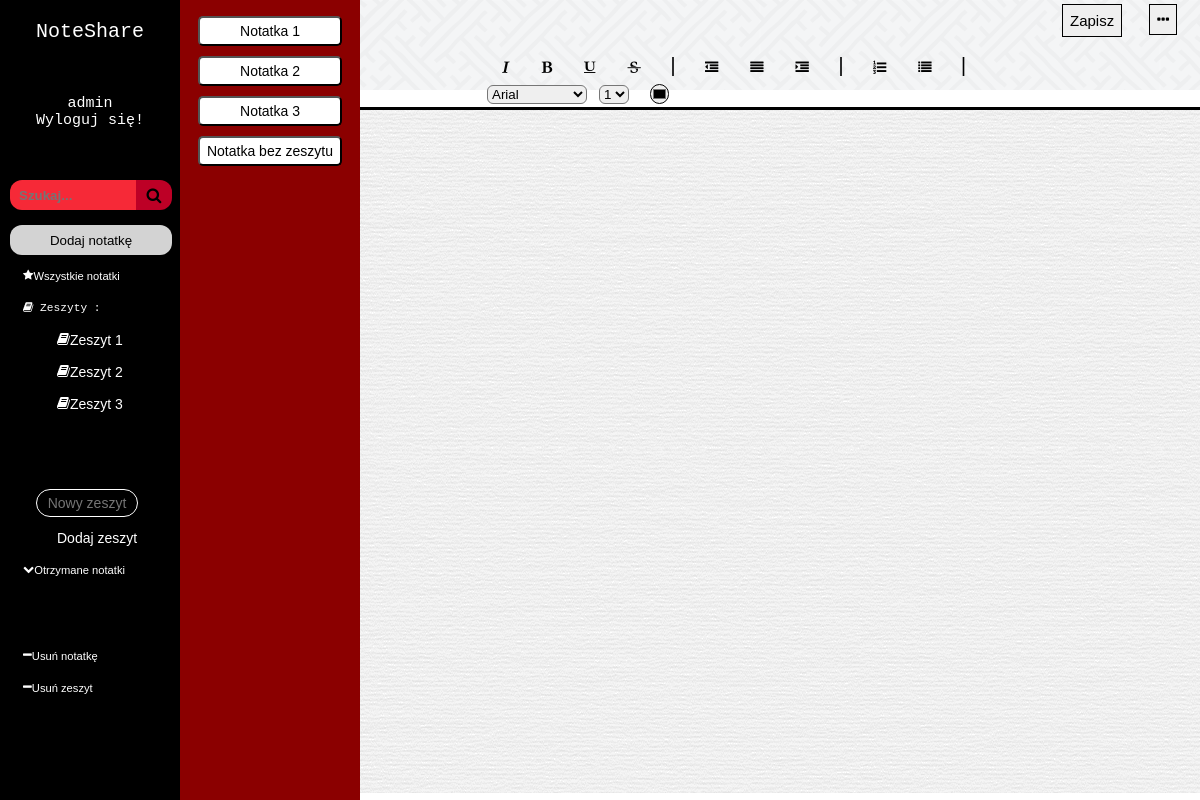
/noteshare.php (signed in), run on the app's committed database.
### tables this page shows
CREATE TABLE `zeszyty` (
  `id` int(11) NOT NULL,
  `nazwa` text NOT NULL
);

CREATE TABLE `notes` (
  `id` int(11) NOT NULL,
  `textarea_content` text NOT NULL,
  `name` text NOT NULL,
  `zeszyt_id` int(11) NOT NULL DEFAULT 1,
  `code` varchar(12) NOT NULL,
  `original_user_id` int(11) NOT NULL,
  `image` text DEFAULT NULL,
  `przypomnienie` date DEFAULT '2121-01-01'
);

### noteshare.php (the view, shortened to what this page needs)
<!DOCTYPE html>
<html lang="pl">
<head >
<link rel="stylesheet" type="text/css" href="style.css">
<link rel="stylesheet" href="https://cdnjs.cloudflare.com/ajax/libs/font-awesome/4.7.0/css/font-awesome.css">
<?php
$conn = mysqli_connect('localhost','root','','NoteShare');
?>
</head>
<body onload="loadstart()">
<div id="categories_menu">
		<div id="user_data">
			<p style="font-size:20px;">NoteShare</p><br>
			<?php
			echo "<p>".$_SESSION['login'].'
			<br>
			 <a href="logout.php"style="color:white;text-decoration:none;">Wyloguj się!</a> </p>';
			?>
		</div>
		<div id="categories_top">
		<input type="text" id="categories_menu_search" placeholder="Szukaj..."></input>
		<div id="categories_menu_search_s">
		<a><i class="fa fa-search" aria-hidden="true"></i></a>
		</div>
			<form method="post" action="addempty.php">
			<button type="submit" id="add_note_button" >
				Dodaj notatkę
			</button>
			</form>
		</div>
		<button class="categories_menu" id="all_notes"><i class="fa fa-star"></i>   Wszystkie notatki</button>
		<div class="categories_menu"><i class="fa fa-book"></i>  Zeszyty :</div>
		<div id="notebooks">
			<?php
			$ress = mysqli_query($conn,"
			select zeszyty.nazwa,zeszyty.id
			from `zeszyty`
			inner join `zeszyty_access`
			inner join`users`
			on `zeszyty`.`id`=`zeszyty_access`.`id_zeszytu`
			and `users`.`id`=`zeszyty_access`.`id_usera`
			where `users`.`login`='".$_SESSION['login']."'");
            while ($rs =mysqli_fetch_assoc($ress)) {
            echo '<button class="categories_sub_menu" value="'.$rs['id'].'"> <i class="fa fa-book"></i>  '. $rs['nazwa'] .'  </button>';}
			?>
			</div>
		<form method="post" action="addzeszyt.php">
		<input class="categories_sub_menu2" type="text" id="zeszyt_name" name="zeszyt_name" placeholder="Nowy zeszyt" ></input>
		<button class="categories_sub_menu">Dodaj zeszyt</button>
		</form>
		<button class="categories_menu" id="recieved_notes"><i class="fa fa-chevron-down"></i> Otrzymane notatki</button>
<div id="note_menu_bottom" style="color:red; overflow:hidden;">
<br><br><br>
<form method="post" action="deletenote.php">
		<button class="categories_menu"><i class="fa fa-minus"></i>   Usuń notatkę</button>
		</form>
<form method="post" action="deletenotebook.php">
		<button class="categories_menu"><i class="fa fa-minus"></i>   Usuń zeszyt</button>
		</form>
</div>
</div>
<div style="float:left;">
<div id="notes_menu">
<?php
$res = mysqli_query($conn,
		"select notes.textarea_content,notes.id,notes.name,notes.zeszyt_id,notes.przypomnienie
		from `notes`
		inner join `note_access`
		inner join`users`
		on `notes`.`id`=`note_access`.`id_note`
		and `users`.`id`=`note_access`.`id_user`
		where `users`.`login`='".$_SESSION['login']."'
		and `note_access`.`id_user` = `notes`.`original_user_id`
		"
);
while ($row =mysqli_fetch_assoc($res)) {
	$b = date('Y-m-d');
	$a= $row['przypomnienie'];
	if($a>$b){
		echo '<button class="notes_menu" value="'.htmlentities(base64_decode($row['textarea_content'])).'"id="'.$row['id'].'"name="'.$row['zeszyt_id'].'" >'.$row['name']."</button>";
	}else{
		echo '<button class="notes_menu" value="'.htmlentities(base64_decode($row['textarea_content'])).'"id="'.$row['id'].'"name="'.$row['zeszyt_id'].'"
		style="
		animation-name: animatedcolor;
	animation-duration: 20s;
	animation-iteration-count: infinite;
	animation-direction: alternate;
	animation-timing-function: linear;
		"
		>'.$row['name']."</button>";
	}
}
?>
</div>
</div>
<div id="content">
<div id="top_content">
<div id="top_top_content">
	<div class="edit_menu_item2" style="padding:3px;">
		<form action="generate.php" method="post" target="share_code" style="display:inline;">
			<button id="myBtn" ><i class="fa fa-ellipsis-h"></i></button>
		</form>
	</div>
	<div class="edit_menu_item2"  style="padding:3px;			">
		<form method="post" action="updatenote.php">
			<button>Zapisz</button>
		</form>
	</div>
</div>
<div id="bot_top_content">
<div id="bot_top_content2">
				<div class="edit_menu_item"><button class="fontStyle italic" onclick="document.execCommand('italic',false,null);" title="Italicize Highlighted Text"><i class="fa fa-italic"></i></button></div>
				<div class="edit_menu_item"><button class="fontStyle bold" onclick="document.execCommand( 'bold',false,null);" title="Bold Highlighted Text"><i class="fa fa-bold"></i></button></div>
				<div class="edit_menu_item"><button class="fontStyle underline" onclick="document.execCommand( 'underline',false,null);"><i class="fa fa-underline"></i></button></div>
				<div class="edit_menu_item"><button class="fontStyle strikethrough" onclick="document.execCommand( 'strikethrough',false,null);"><strikethrough><i class="fa fa-strikethrough"></i></strikethrough></button></div>
				<div class="edit_menu_item">|</div>
				<div class="edit_menu_item"><button class="fontStyle align-left" onclick="document.execCommand( 'justifyLeft',false,null);"><justifyLeft><i class="fa fa-outdent"></i></justifyLeft></button></div>
				<div class="edit_menu_item"><button class="fontStyle align-center" onclick="document.execCommand( 'justifyCenter',false,null);"><justifyCenter><i class="fa fa-align-justify"></i></justifyCenter></button></div>
				<div class="edit_menu_item"><button class="fontStyle align-right" onclick="document.execCommand( 'justifyRight',false,null);"><justifyRight><i class="fa fa-indent"></i></justifyRight></button></div>
				<div class="edit_menu_item">|</div>
				<div class="edit_menu_item"><button class="fontStyle orderedlist" onclick="document.execCommand('insertOrderedList', false, null);"><insertOrderedList><i class="fa fa-list-ol"></i></insertOrderedList></button></div>
				<div class="edit_menu_item"><button class="fontStyle unorderedlist" onclick="document.execCommand('insertUnorderedList',false, null)"><insertUnorderedList><i class="fa fa-list"></i></insertUnorderedList></button> </div>
				<div class="edit_menu_item">|</div>
			<div class="menu_select" >
				<select id="input-font" class="input"  onchange="changeFont (this);" style="width:100px; margin-top:1px;margin-right:10px; border-radius:6px;">
						<option value="Arial">Arial</option>
				</select>
			</div>
			<div class="menu_select" >
				<select id="fontSize" onclick="changeSize()" style="width:30px; margin-top:1px;margin-right:10px; border-radius:6px;">
						<option value="1">1</option>
				</select>
			</div>
				<div class="edit_menu_item">
				<input class="color-apply" type="color" onchange="chooseColor()" id="myColor" style="width:19px;height:20px;border-radius:30px;">
			</div>
</div>
</div>
</div>
<div id="editor_case" >
<div contenteditable="true" id="note_title" name="note_title" onkeyup="update_area2()" ><div></div></div>
<div id="editor1" contenteditable="true" name="editor1" onkeyup="update_area()" >
</div>
</div>
</div>
</body>
</html>

### style.css (style rules this page uses)
body { margin:0; width:100vw; height:100vh; font-family:Courier New; background-color:darkred; }
.menu_select { float:left; margin:1px; }
form { display:inline; margin:0px; padding:0px; }
input { display:inline; margin:0px; padding:0px; }
#categories_menu { width:15vw; height:100vh; background-color:black; float:left; }
.categories_menu { width:80%; padding:5px; margin-left:10%; margin-right:10%; margin-top:10px; font-size:1.4vh; text-align:left; background-color:transparent; border:none; color:white; }
.categories_sub_menu { width:60%; padding:3px; margin-left:30%; margin-right:10%; margin-top:10px; font-size:14px; text-align:left; background-color:transparent; border:none; color:white; }
.categories_sub_menu2 { width:50%; padding:5px; margin-right:20%; margin-left:20%; margin-top:10px; font-size:14px; background-color:transparent; border:none; color:white; border:1px solid white; border-radius:15px; text-align:center; }
#notes_menu { width:15vw; height:96vh; padding-bottom:2vh; padding-top:2vh; background-color:darkred; overflow-y:auto; }
#notebooks { height:20vh; overflow:hidden; overflow:scroll }
.notes_menu { width:80%; height:30px; margin-left:10%; margin-right:10%; padding-top:5px; padding-bottom:5px; font-size:14px; text-align:center; background-color:transparent; border-radius:5px; margin-bottom:10px; overflow:hidden; word-wrap: break-word; background-color:white; }
#content { width:auto; height:100vh; background-color:#FFFFFF; float:left; overflow-y:auto; overflow: hidden; }
#note_title { width:100%; border:none; float:left; font-size:20px; text-align:center; background-image:url(bg.png); overflow:hidden; word-wrap: break-word; height:3%; padding-top:1%; padding-bottom:1%; text-align:center; border-top:3px solid black; }
#top_content { width:70vw; height:11.3vh; text-align:center; font-size:20px; background-image:url(interlaced.png); background-repeat:stretch; }
#top_top_content { height:60%; max-height:60%; width:100%; text-align:center; }
#bot_top_content2 { margin-left:auto; margin-right:auto; height:100%; width:70%; }
#bot_top_content { height:30%; max-height:30%; width:100%; text-align:center; float:bottom; text-align:center; }
#bot_top_content .edit_menu_item { float:left; margin:1px; margin-left:10px; margin-right:10px; text-align:center; height:90%; }
.edit_menu_item { float:left; margin:1px; margin-left:10px; margin-right:10px; text-align:center; }
.edit_menu_item button { background:none; text-align:center; border:none; height:100%; }
.edit_menu_item2 { float:right; margin:1px; text-align:center; margin-right:20px; }
.edit_menu_item2 button { text-align:center; height:100%; font-size:15px; border:1px solid black; padding:7px; }
#editor_case { width:70vw; height:94vh; }
#editor1 { width:90%; max-height:70vh; min-height:70vh; padding:5%; border:none; overflow:scroll; background-image:url(bg.png); }
#categories_menu_search { width:65%; padding-left:5%; height:30px; border-top-left-radius:12px; border-bottom-left-radius:12px; background-color:#F62937 ; margin-left:10px; float:left; border:none; color:green; font-weight:bold; }
#categories_menu_search_s { height:23px; padding-top:7px; border-top-right-radius:12px; border-bottom-right-radius:12px; text-align:center; background-color:#BD0026; width:20%; float:left; }
#add_note_button { margin-top:15px; width:90%; border:none; margin-left:10px; border-radius:12px; height:30px; background-color:lightgrey; }
#categories_top { margin-left:auto; margin-right:auto; width:90%; height:80 px; padding-top:30px; padding-bottom:30px; }
#user_data { width:100%; text-align:center; height:20%; color:white; font-size:15px; }
button i { float:left; }

### data on the page
zeszyty: $rs['id'] 3 (drawn), nazwa "Zeszyt 1"
zeszyty: $rs['id'] 4 (drawn), nazwa "Zeszyt 2"
zeszyty: $rs['id'] 5 (drawn), nazwa "Zeszyt 3"
notes: name "Notatka 1"
notes: name "Notatka 2"
notes: name "Notatka 3"
notes: name "Notatka bez zeszytu"

### other printed values
$_SESSION['login'] "admin"
